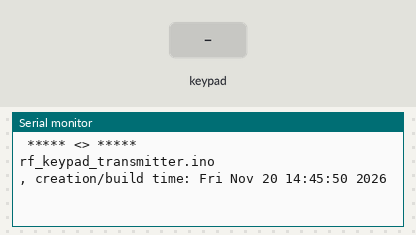
The sketch below on a simulated Arduino Nano, built with avr-gcc and run on an emulated ATmega328P. On the bench: the last lines printed to the serial monitor. The inputs (shaded band) are chosen by the test bench. No radio packets arrive unless stated.

Above: at 2.2 s.
2.3 s: key '1' pressed
At 3.4 s:
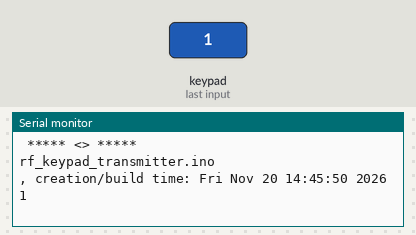
5.3 s: keypad keys 5 4 3 2 # pressed 0.4 s apart
At 7.8 s:
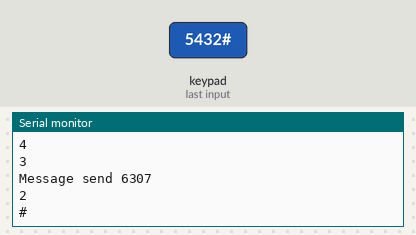
8.8 s: key 'A' pressed
At 9.5 s:
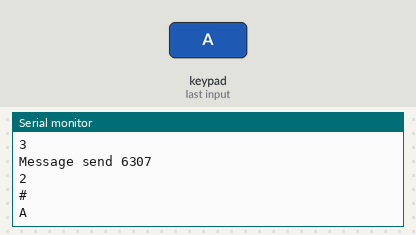
10.3 s: keypad keys 5 4 3 2 * pressed 0.4 s apart
At 13.0 s:
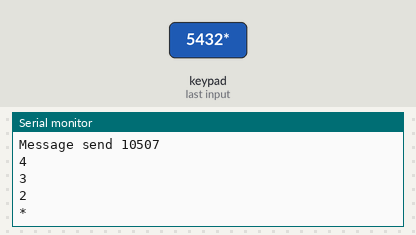
13.8 s: key 'B' pressed
At 14.3 s:
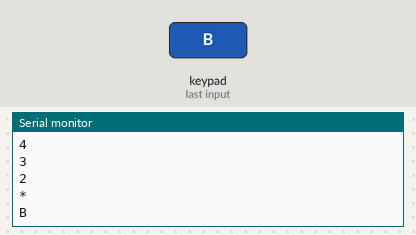
15.3 s: keypad keys 5 4 3 2 D pressed 0.4 s apart
At 18.0 s:
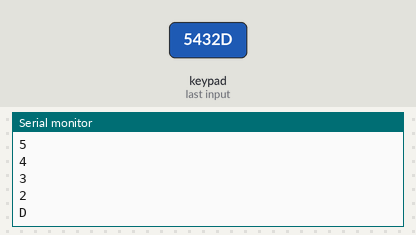
Timing chart, 0 to 19.5 s (numbered marks = the images above; inputs shaded):
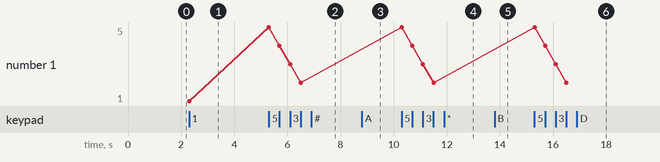

Measured:
- after the input at 2.3 s, the serial monitor: prints a new line at once (image 1)
- after the input at 5.3 s, the serial monitor: prints a new line at once (image 2)
- after the input at 8.8 s, the serial monitor: prints a new line at once (image 3)
- after the input at 10.3 s, the serial monitor: prints a new line at once (image 4)
- after the input at 13.8 s, the serial monitor: prints a new line at once (image 5)
- after the input at 15.3 s, the serial monitor: prints a new line at once (image 6)
- plotted number 1: 1 → 2 after the input at 5.3 s

The sketch:

rf_keypad_transmitter.ino
```cpp
/*
 * RF-Nano, no headers, USB-C with keypad connected, using RF24network library
 */

#include <RF24Network.h>
#include "RF24.h"
#include <SPI.h>
#include <Keypad.h>

#define radioChannel 106

const byte ROWS = 4;
const byte COLS = 4;

char hexaKeys[ROWS][COLS] = {
  {'1', '2', '3', 'A'},
  {'4', '5', '6', 'B'},
  {'7', '8', '9', 'C'},
  {'*', '0', '#', 'D'}
};

byte rowPins[ROWS] = {5, 4, 3, 2};
byte colPins[COLS] = {A0, 8, 7, 6};

Keypad customKeypad = Keypad(makeKeymap(hexaKeys), rowPins, colPins, ROWS, COLS);

/**** Configure the nrf24l01 CE and CSN pins ****/
RF24 radio(10, 9); // nRF24L01 (CE, CSN)
RF24Network network(radio); // Include the radio in the network

const uint16_t node01 = 02; // Address of this node in Octal format (04, 031, etc.)
const uint16_t node00 = 00; // Address of the home/host/controller node in Octal format

unsigned long const keywordvalM = 0xfeedbeef;
unsigned long const keywordvalK = 0xbeeffeed;

struct keypad_payload{
  uint32_t keyword;
  uint32_t timing;
  uint32_t count;
  char keys[11];
};

struct network_payload {
  unsigned long keyword;
  unsigned long counter;
  unsigned long timing;
  unsigned long command;
  unsigned long response;
  unsigned long data1;
  unsigned long data2;
  unsigned long data3;
};

bool newdata = false;
const uint8_t maxkeys = 10;
char keytracking[11]; // 10 characters + room for the null terminator
uint8_t keyindex = 0;
const uint16_t maxtime = 4000; // maximum time to type a multidigit number

void clearkeypadcache(){
  for (int i=0;i<=maxkeys;i++){
    keytracking[i] = 0; // place null character
  }
  keyindex = 0;
  newdata = false;
}

void setup() {
  Serial.begin(115200);
  delay(1000);
  Serial.println(F(" ***** <> *****"));
  Serial.println(__FILE__);
  Serial.print(F(", creation/build time: "));
  Serial.println(__TIMESTAMP__);
  Serial.flush();

  SPI.begin();
  if (!radio.begin()){
    Serial.println(F("Radio hardware error."));
    while (true) delay(1000);
  }
  radio.setPALevel(RF24_PA_MIN, 0);
  radio.setDataRate(RF24_1MBPS);
  network.begin(radioChannel, node01);

  clearkeypadcache();
}

unsigned long receiveTimer = 0;
unsigned long currentmilli = 0;
unsigned long keyingtime = 0;

//===== Receiving =====//
void receiveRFnetwork(unsigned long currentRFmilli){

  while (network.available()){ // Is there any incoming data?
    RF24NetworkHeader header;
    network_payload Rxdata;
    network.read(header, &Rxdata, sizeof(Rxdata)); // Read the incoming data
    if (header.from_node != node00) {
      Serial.print(F("received unexpected message, from_node: "));
      Serial.println(header.from_node);
      break;
    }
    if (Rxdata.keyword == keywordvalM){
      Serial.println(F("new data received"));


    }
    else{
      Serial.println(F("Keyword failure"));
    }
  }
}

//===== Sending =====//
void transmitRFnetwork(bool fresh, unsigned long currentRFmilli){
  static unsigned long sendingTimer = 0;
  static unsigned long counter = 0;
  static uint8_t failcount = 0;
  bool w_ok;

  // Every 10 seconds, or on new data
  if ((fresh)||((unsigned long)(currentRFmilli - sendingTimer) > 10000)){
    sendingTimer = currentRFmilli;

    keypad_payload Txdata;
    Txdata.keyword = keywordvalK;
    Txdata.timing = currentRFmilli;
    Txdata.count = counter++;
    for (int i=0;i<=maxkeys;i++){
      Txdata.keys[i] = keytracking[i];
    }

    RF24NetworkHeader header0(node00, 'K'); // address where the data is going
    w_ok = network.write(header0, &Txdata, sizeof(Txdata)); // Send the data
    if (!w_ok){ // retry
      delay(50);
      w_ok = network.write(header0, &Txdata, sizeof(Txdata)); // Send the data
    }
    Serial.print(F("Message send "));
    if (w_ok){
      clearkeypadcache();
      failcount = 0;
    }
    else{
      Serial.print(F("failed "));
      failcount++;
    }
    Serial.println(currentRFmilli);
  }

  if (failcount > 10){
    failcount = 0;
    clearkeypadcache();
  }
}

void loop() {

  network.update();

  currentmilli = millis();

  receiveRFnetwork(currentmilli);

  //************************ sensors ****************//

  char customKey = customKeypad.getKey();
  if (customKey){
    if (keyindex == 0){ // start timing
      keyingtime = currentmilli + maxtime;
    }
    Serial.println(customKey);
    if (keyindex < maxkeys){
      keytracking[keyindex++] = customKey;
    }
  }

  if (keyindex > 0)
    newdata = currentmilli > keyingtime;
  else
    newdata = keyindex > (maxkeys - 3);

  //************************ sensors ****************//

  transmitRFnetwork(newdata, currentmilli);

}
```
